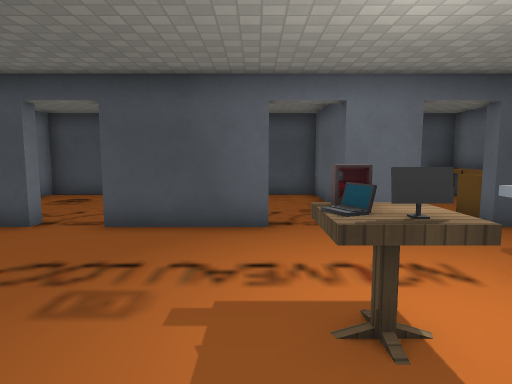
[1] (above)

24 first-person views from a walk through a 3-D level made in the Godot game engine. The camera is 1.4 m above the floor, tilts 6° down and sees 75° across. The floor is counted in squares, 1 m on a side. Each view is taken from the middle of a square. On the plan, view 1 faces up. The plan holds only what a view shows up to about 15 squares ahead; the rest is blank. The place goes on beyond the plan. Door leaves are left out where a doorway can be walked through. Some surface patterns are stand-ins.

[2]
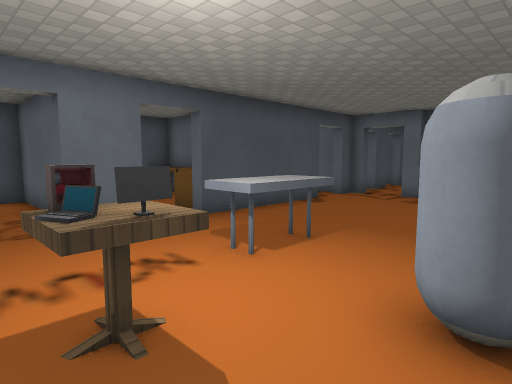

[3]
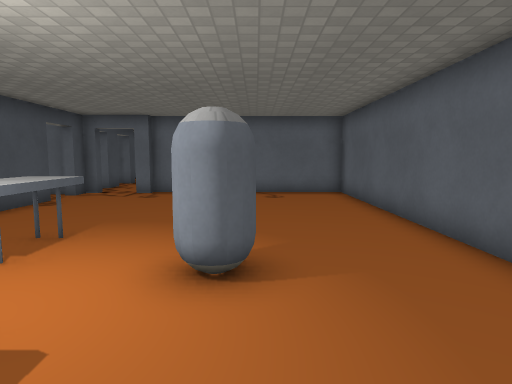

[4]
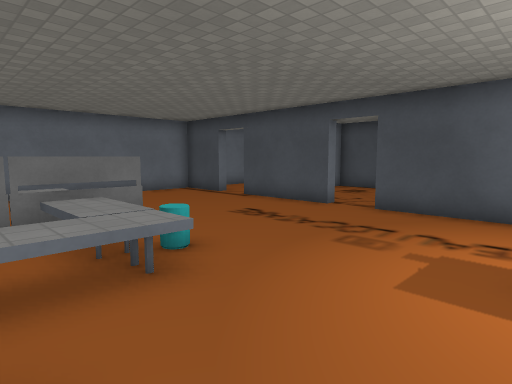

[5]
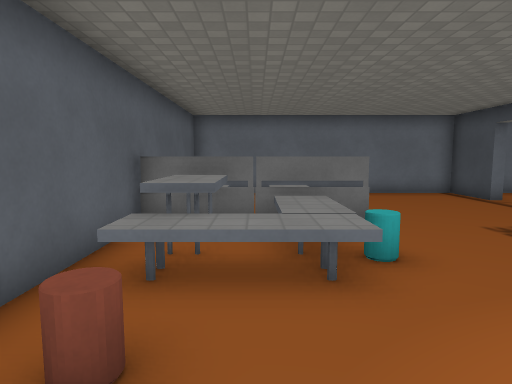

[6]
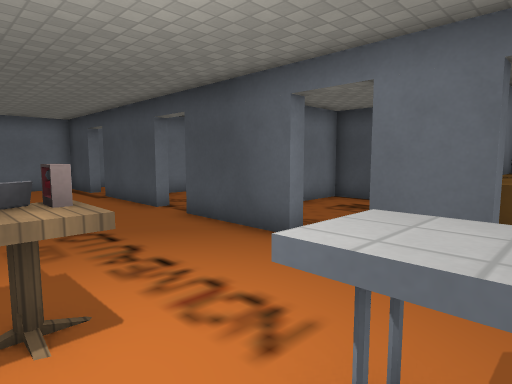

[7]
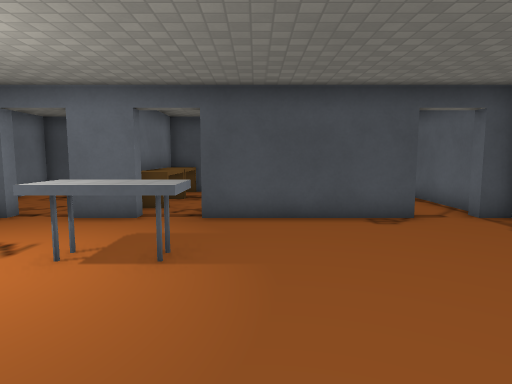

[8]
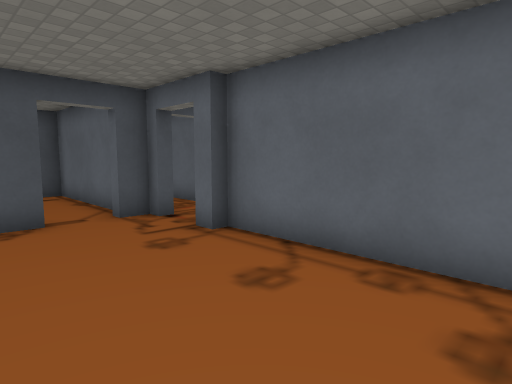

[9]
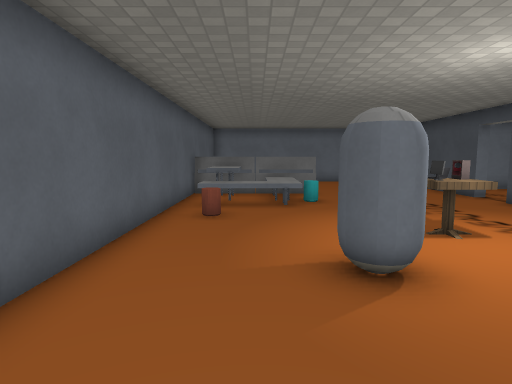

[10]
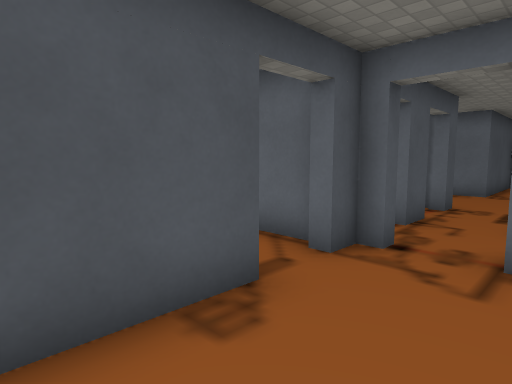

[11]
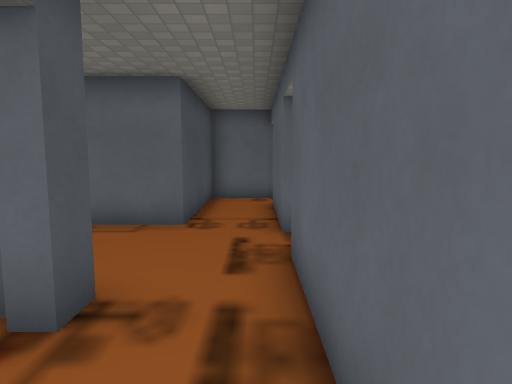

[12]
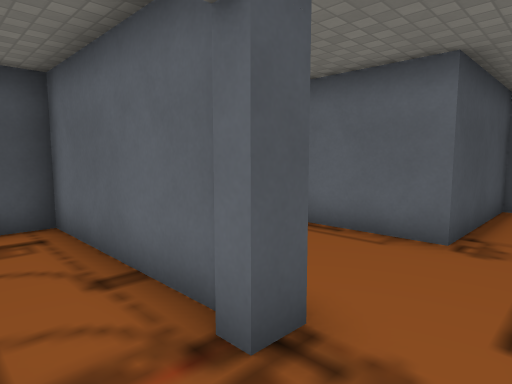

[13]
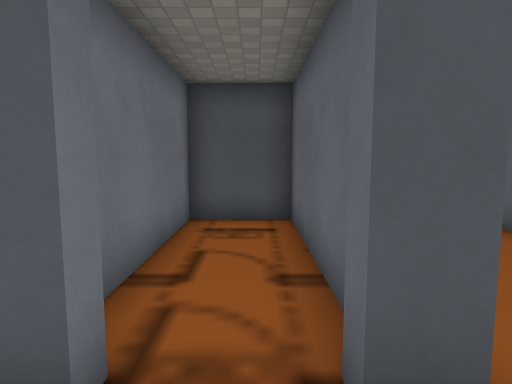

[14]
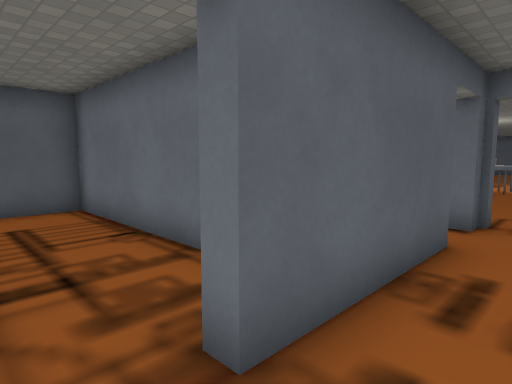

[15]
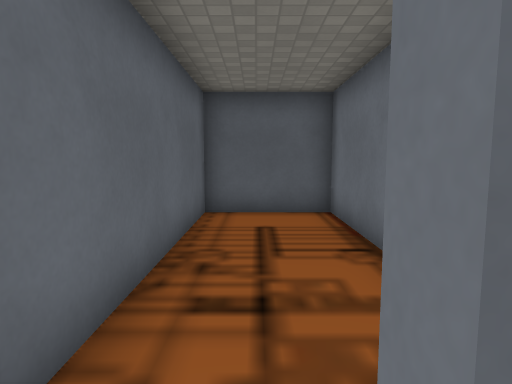

[16]
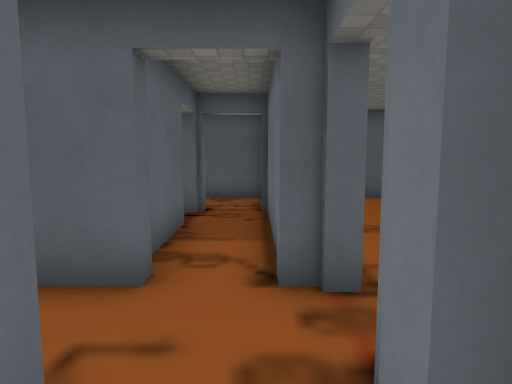

[17]
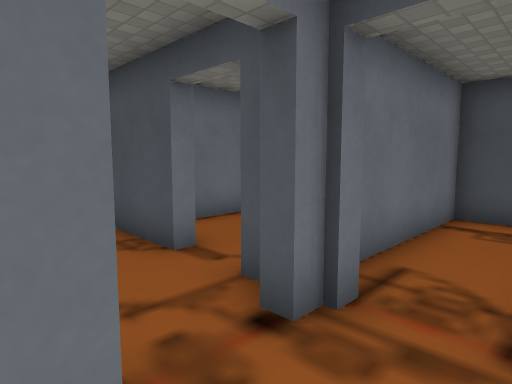

[18]
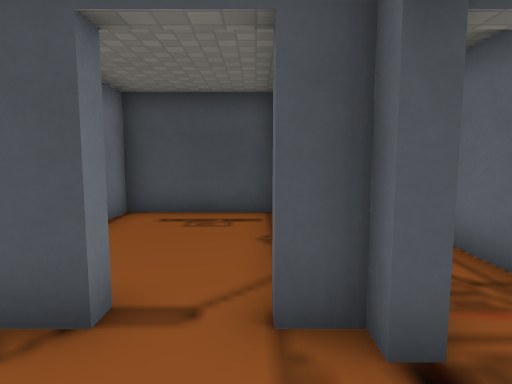

[19]
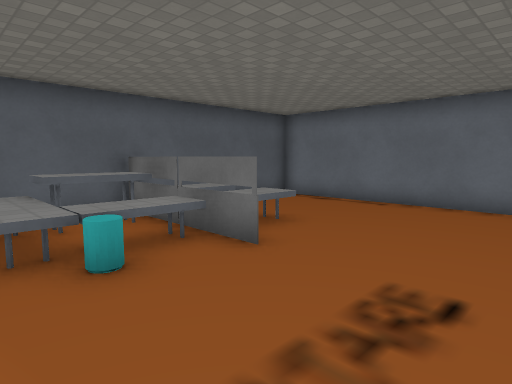

[20]
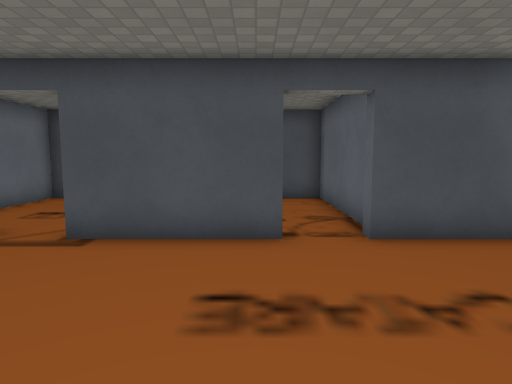

[21]
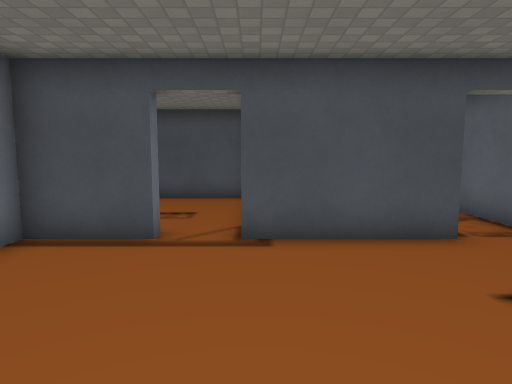

[22]
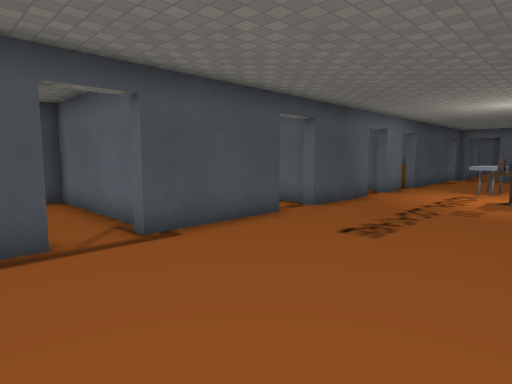

[23]
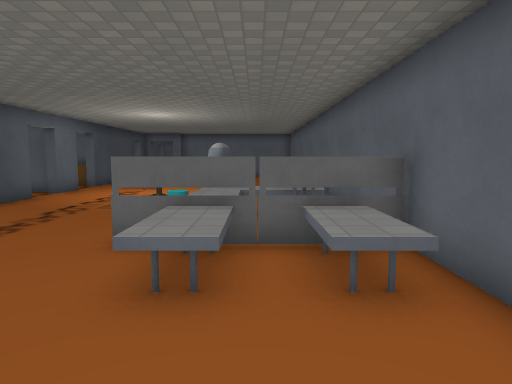

[24]
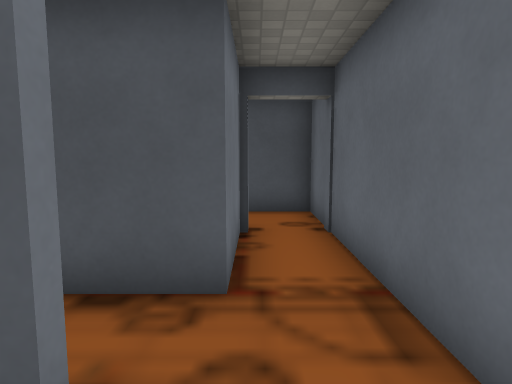

### Floor plan
Key: @ floor where view 1 was taken; # wall or solid block; . floor; D open door; ^ raised ledge; T table; L laptop; C chair.
Columns run from 12 left of view 1 to 26 right of it. Each row starts with its distance up from view 1.
 13 ##############################
 12 #...#.. .#.. .#^.  #....#.#..#
 11 #...#....#....#^.  #....#.#..#  .#
 10 #...#....#....#^...#....#.#..# ..#
  9 #...#....# ...#^.. #....#.#..# ..#
  8 #...#....# ...#^.^ #....#.#..#...#
  7 ###D####DD###D##D#####DD#.##.#...######
  6 #.......................D.............#
  5 #.......................D.............#
  4 #..............^^^......#..####..###..#
  3 #............T.^^^......#..# #...###..#
  2 #............L..........#..###..####..#
  1 #.....#.C...............#... #..# ....#
  0 #...^^^^^^..@..#........#... #..#  ...#
 -1 #.....#..^..............#..###..#  #
 -2 #...^^^^^^.C............#..  #..#   .
 -3 #  ...#.................#... #..#
 -4  ################################

Positions as (right, up) in squares from view 1, and headings:
1: (0, 0), facing up
2: (0, 0), facing up-right
3: (-1, 0), facing right
4: (1, -2), facing up-left
5: (1, -1), facing left
6: (4, 2), facing up-left
7: (6, -1), facing up
8: (8, -1), facing up-right
9: (7, -1), facing left
10: (7, 4), facing up-right
11: (14, 5), facing right
12: (15, 5), facing up-right
13: (16, 5), facing up
14: (20, 6), facing down-left
15: (19, 5), facing down
16: (13, 8), facing down
17: (14, 4), facing up-left
18: (11, 4), facing up
19: (-2, 5), facing down-left
20: (-5, 1), facing up
21: (-8, 1), facing up
22: (-11, 1), facing up-right
23: (-11, -1), facing right
24: (24, -2), facing up
